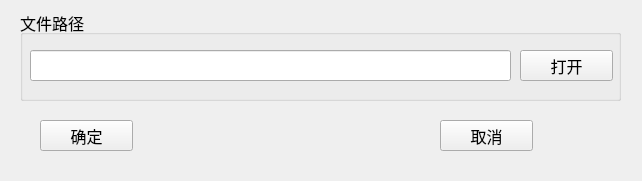
<?xml version="1.0" encoding="UTF-8"?>
<ui version="4.0">
 <class>FormPlayData</class>
 <widget class="QWidget" name="FormPlayData">
  <property name="geometry">
   <rect>
    <x>0</x>
    <y>0</y>
    <width>642</width>
    <height>181</height>
   </rect>
  </property>
  <property name="font">
   <font>
    <family>Arial</family>
    <pointsize>12</pointsize>
   </font>
  </property>
  <property name="windowTitle">
   <string>数据演示</string>
  </property>
  <widget class="QGroupBox" name="pathSelectGroupBox">
   <property name="geometry">
    <rect>
     <x>20</x>
     <y>10</y>
     <width>601</width>
     <height>91</height>
    </rect>
   </property>
   <property name="font">
    <font>
     <family>Arial</family>
     <pointsize>12</pointsize>
    </font>
   </property>
   <property name="title">
    <string>文件路径</string>
   </property>
   <widget class="QLineEdit" name="readPathLineEdit">
    <property name="geometry">
     <rect>
      <x>10</x>
      <y>40</y>
      <width>481</width>
      <height>31</height>
     </rect>
    </property>
   </widget>
   <widget class="QPushButton" name="openButton">
    <property name="geometry">
     <rect>
      <x>500</x>
      <y>40</y>
      <width>93</width>
      <height>31</height>
     </rect>
    </property>
    <property name="text">
     <string>打开</string>
    </property>
   </widget>
  </widget>
  <widget class="QPushButton" name="okButton">
   <property name="geometry">
    <rect>
     <x>40</x>
     <y>120</y>
     <width>93</width>
     <height>31</height>
    </rect>
   </property>
   <property name="font">
    <font>
     <family>Arial</family>
     <pointsize>12</pointsize>
    </font>
   </property>
   <property name="text">
    <string>确定</string>
   </property>
  </widget>
  <widget class="QPushButton" name="cancelButton">
   <property name="geometry">
    <rect>
     <x>440</x>
     <y>120</y>
     <width>93</width>
     <height>31</height>
    </rect>
   </property>
   <property name="font">
    <font>
     <family>Arial</family>
     <pointsize>12</pointsize>
    </font>
   </property>
   <property name="text">
    <string>取消</string>
   </property>
  </widget>
 </widget>
 <resources/>
 <connections/>
</ui>
